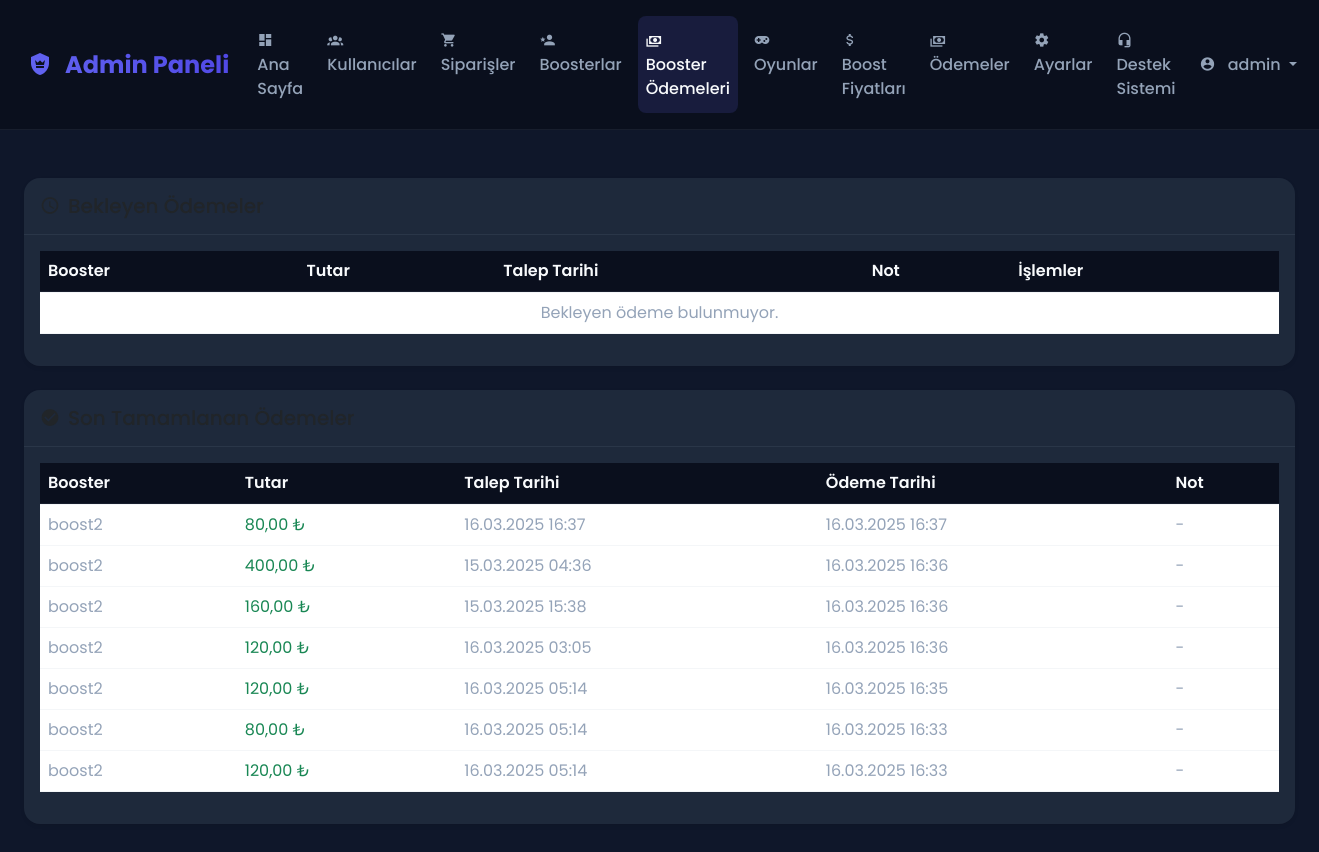
/Elo-Dosyalar/admin/booster_payments.php (signed in), run on the app's committed database.
### tables this page shows
CREATE TABLE `booster_payments` (
  `id` int NOT NULL,
  `booster_id` int NOT NULL,
  `order_id` int NOT NULL,
  `amount` decimal(10,2) NOT NULL,
  `notes` text,
  `status` enum('pending','completed') NOT NULL DEFAULT 'pending',
  `payment_date` timestamp NULL DEFAULT NULL,
  `created_at` timestamp NULL DEFAULT CURRENT_TIMESTAMP,
  `updated_at` timestamp NULL DEFAULT CURRENT_TIMESTAMP ON UPDATE CURRENT_TIMESTAMP
);

CREATE TABLE `users` (
  `id` int NOT NULL,
  `username` varchar(50) NOT NULL,
  `email` varchar(100) NOT NULL,
  `password` varchar(255) NOT NULL,
  `role` enum('admin','booster','user') NOT NULL DEFAULT 'user',
  `balance` decimal(10,2) NOT NULL DEFAULT '0.00',
  `status` enum('active','inactive') NOT NULL DEFAULT 'active',
  `created_at` timestamp NULL DEFAULT CURRENT_TIMESTAMP,
  `updated_at` timestamp NULL DEFAULT CURRENT_TIMESTAMP ON UPDATE CURRENT_TIMESTAMP
);

### Elo-Dosyalar/admin/booster_payments.php (the view, shortened to what this page needs)
<?php
require_once 'includes/header.php';
try {
    $stmt = $conn->prepare("
        SELECT
            bp.*,
            u.username,
            b.user_id as booster_user_id
        FROM booster_payments bp
        JOIN boosters b ON bp.booster_id = b.id
        JOIN users u ON b.user_id = u.id
        WHERE bp.status = 'pending'
        ORDER BY bp.created_at DESC
    ");
    $stmt->execute();
    $pending_payments = $stmt->fetchAll(PDO::FETCH_ASSOC);
} catch(PDOException $e) {
    error_log($e->getMessage());
    $_SESSION['error'] = "Ödeme bilgileri alınırken bir hata oluştu.";
    $pending_payments = [];
}
try {
    $stmt = $conn->prepare("
        SELECT
            bp.*,
            u.username
        FROM booster_payments bp
        JOIN boosters b ON bp.booster_id = b.id
        JOIN users u ON b.user_id = u.id
        WHERE bp.status = 'completed'
        ORDER BY bp.payment_date DESC
        LIMIT 10
    ");
    $stmt->execute();
    $completed_payments = $stmt->fetchAll(PDO::FETCH_ASSOC);
} catch(PDOException $e) {
    error_log($e->getMessage());
    $completed_payments = [];
}
?>
<div class="container-fluid py-4">
    <div class="row mb-4">
        <div class="col-12">
            <div class="card border-0 shadow-sm">
                <div class="card-header bg-transparent py-3">
                    <h5 class="mb-0">
                        <i class="mdi mdi-clock-outline me-2"></i>Bekleyen Ödemeler
                    </h5>
                </div>
                <div class="card-body">
                    <div class="table-responsive">
                        <table class="table table-hover align-middle">
                            <thead>
                                <tr>
                                    <th>Booster</th>
                                    <th>Tutar</th>
                                    <th>Talep Tarihi</th>
                                    <th>Not</th>
                                    <th>İşlemler</th>
                                </tr>
                            </thead>
                            <tbody>
                                <?php if (empty($pending_payments)): ?>
                                    <tr>
                                        <td colspan="5" class="text-center">Bekleyen ödeme bulunmuyor.</td>
                                    </tr>
                                <?php endif; ?>
                            </tbody>
                        </table>
                    </div>
                </div>
            </div>
        </div>
    </div>
    <div class="row">
        <div class="col-12">
            <div class="card border-0 shadow-sm">
                <div class="card-header bg-transparent py-3">
                    <h5 class="mb-0">
                        <i class="mdi mdi-check-circle me-2"></i>Son Tamamlanan Ödemeler
                    </h5>
                </div>
                <div class="card-body">
                    <div class="table-responsive">
                        <table class="table table-hover align-middle">
                            <thead>
                                <tr>
                                    <th>Booster</th>
                                    <th>Tutar</th>
                                    <th>Talep Tarihi</th>
                                    <th>Ödeme Tarihi</th>
                                    <th>Not</th>
                                </tr>
                            </thead>
                            <tbody>
                                <?php if (empty($completed_payments)): ?>
                                    <tr>
                                        <td colspan="5" class="text-center">Tamamlanan ödeme bulunmuyor.</td>
                                    </tr>
                                <?php else: ?>
                                    <?php foreach ($completed_payments as $payment): ?>
                                        <tr>
                                            <td><?php echo htmlspecialchars($payment['username']); ?></td>
                                            <td>
                                                <span class="text-success">
                                                    <?php echo number_format($payment['amount'], 2, ',', '.'); ?> ₺
                                                </span>
                                            </td>
                                            <td>
                                                <?php echo date('d.m.Y H:i', strtotime($payment['created_at'])); ?>
                                            </td>
                                            <td>
                                                <?php echo date('d.m.Y H:i', strtotime($payment['payment_date'])); ?>
                                            </td>
                                            <td><?php echo $payment['notes'] ? htmlspecialchars($payment['notes']) : '-'; ?></td>
                                        </tr>
                                    <?php endforeach; ?>
                                <?php endif; ?>
                            </tbody>
                        </table>
                    </div>
                </div>
            </div>
        </div>
    </div>
</div>
<?php require_once 'includes/footer.php'; ?>

### Elo-Dosyalar/admin/includes/header.php (style rules this page uses)
:root { --primary-color: #6366f1; --secondary-color: #4f46e5; --dark-bg: #0f172a; --darker-bg: #0a0f1d; --card-bg: #1e293b; --text-primary: #f8fafc; --text-secondary: #94a3b8; --border-color: rgba(148, 163, 184, 0.1); }
body { font-family: 'Poppins', sans-serif; background: var(--dark-bg); color: var(--text-primary); min-height: 100vh; }
.card { background: var(--card-bg); border: 1px solid var(--border-color); border-radius: 1rem; box-shadow: 0 4px 6px -1px rgba(0, 0, 0, 0.1), 0 2px 4px -1px rgba(0, 0, 0, 0.06); }
.card-header { background: rgba(99, 102, 241, 0.1); border-bottom: 1px solid var(--border-color); padding: 1rem; }
.table { color: var(--text-primary); }
.table thead th { background: var(--darker-bg); color: var(--text-primary); font-weight: 600; border-bottom: 2px solid var(--border-color); }
.table td { color: var(--text-secondary); border-color: var(--border-color); vertical-align: middle; }

### data on the page
booster_payments: users.username "boost2", amount "80,00", created_at "16.03.2025 16:37", payment_date "16.03.2025 16:37"
booster_payments: users.username "boost2", amount "400,00", created_at "15.03.2025 04:36", payment_date "16.03.2025 16:36"
booster_payments: users.username "boost2", amount "160,00", created_at "15.03.2025 15:38", payment_date "16.03.2025 16:36"
booster_payments: users.username "boost2", amount "120,00", created_at "16.03.2025 03:05", payment_date "16.03.2025 16:36"
booster_payments: users.username "boost2", amount "120,00", created_at "16.03.2025 05:14", payment_date "16.03.2025 16:35"
booster_payments: users.username "boost2", amount "80,00", created_at "16.03.2025 05:14", payment_date "16.03.2025 16:33"
booster_payments: users.username "boost2", amount "120,00", created_at "16.03.2025 05:14", payment_date "16.03.2025 16:33"

### other printed values
$_SESSION['username'] "admin"
